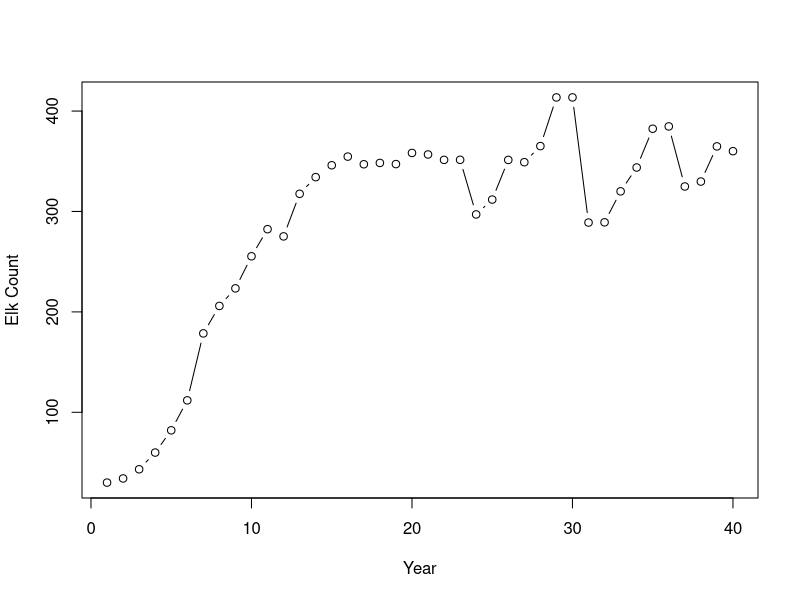
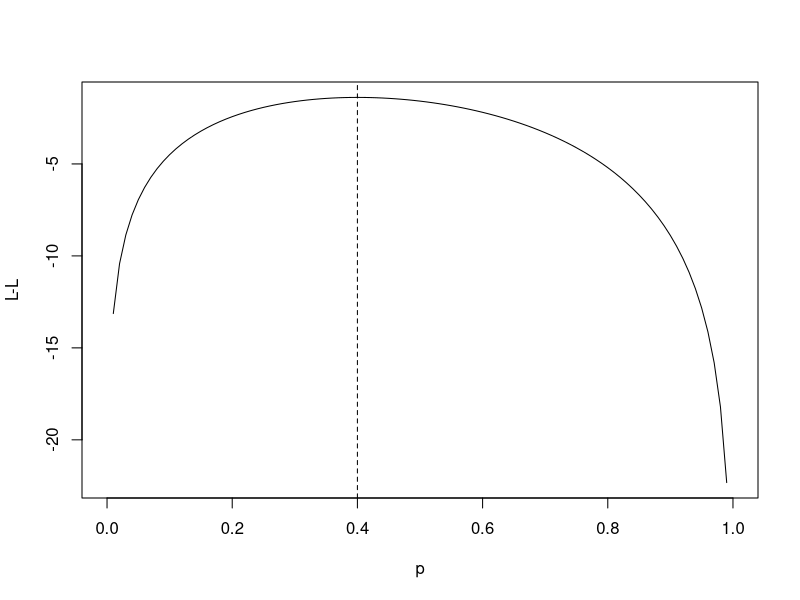

Write R code to recreate these figures, in order.
## Very simple Tule elk population example.  Does not account for adult lifespan..

P0 <- 30
MAX.Y <- 40
R <- rnorm(MAX.Y, 0.3, 0.15)
K <- rnorm(MAX.Y, 400, 100)

p <- rep(P0, MAX.Y)
for (t in 1:(MAX.Y - 1))
{
  p[t+1] <- p[t] + R[t] * (1 - p[t]/K[t]) * p[t]
}
plot(p, xlab = "Year", ylab = "Elk Count", type = "b")





## example of log likelihood function
N <- 10
n <- 4
f <- function(N,n,p) {log(dbinom(n,N,p))}

ps <- seq(0,1,0.01)
plot(ps, f(N,n,ps), type = "l", ylab = "L-L", xlab = "p")
abline(v = 0.4, lty = "dashed")

g <- optimize(f, lower = 0, upper = 1, N = 10, n = 4, maximum = T)
